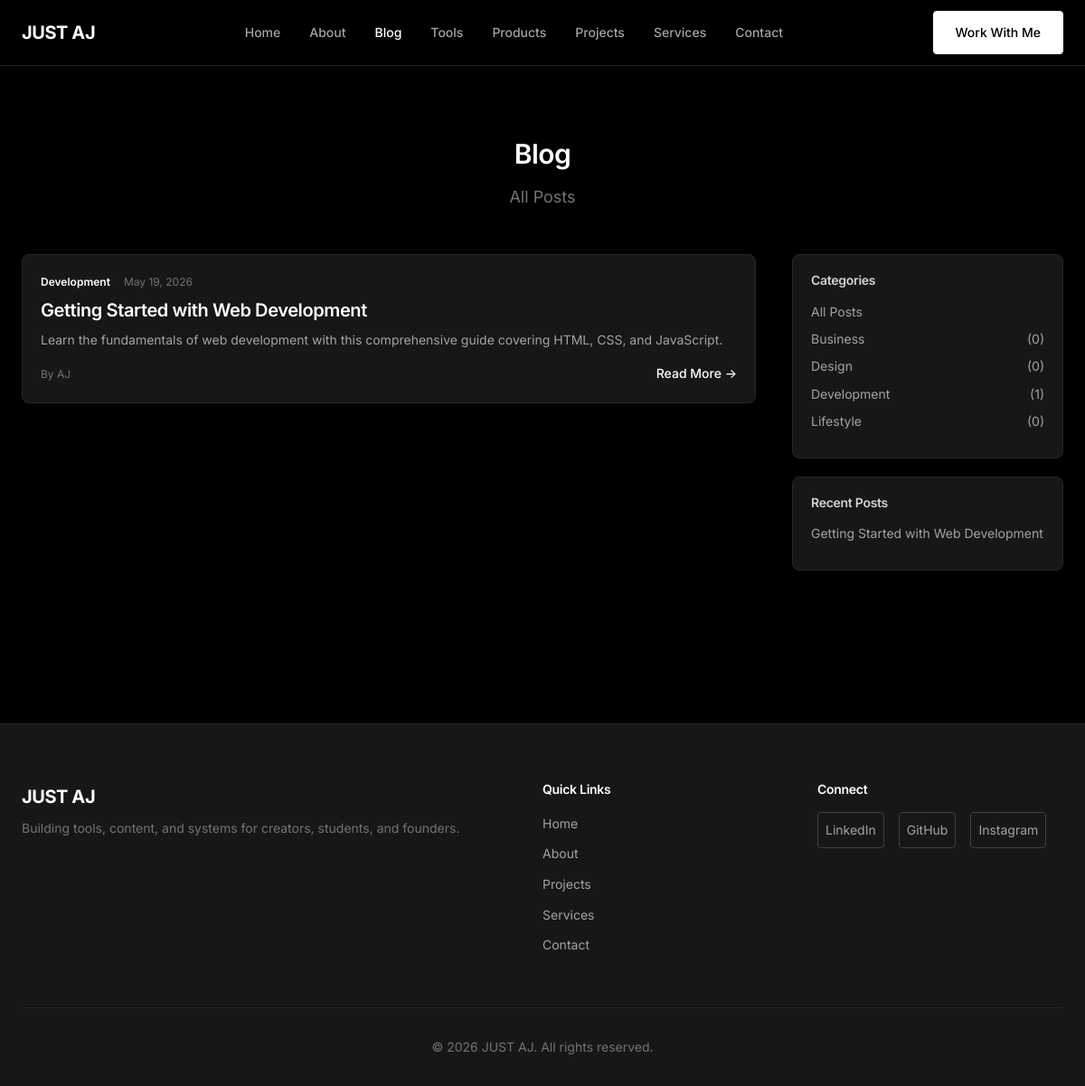
/blog/index.php, run on the app's committed database.
### tables this page shows
CREATE TABLE `settings` (
    `id` INT(11) NOT NULL AUTO_INCREMENT,
    `setting_key` VARCHAR(255) NOT NULL,
    `setting_value` TEXT,
    PRIMARY KEY (`id`),
    UNIQUE KEY `setting_key` (`setting_key`)
);

CREATE TABLE `blog_posts` (
    `id` INT(11) NOT NULL AUTO_INCREMENT,
    `title` VARCHAR(255) NOT NULL,
    `slug` VARCHAR(255) NOT NULL,
    `content` LONGTEXT,
    `excerpt` TEXT,
    `featured_image` VARCHAR(500),
    `category_id` INT(11),
    `author_id` INT(11),
    `status` ENUM('draft', 'published', 'scheduled', 'archived') DEFAULT 'draft',
    `featured` ENUM('yes', 'no') DEFAULT 'no',
    `view_count` INT(11) DEFAULT 0,
    `published_at` TIMESTAMP NULL,
    `created_at` TIMESTAMP DEFAULT CURRENT_TIMESTAMP,
    `updated_at` TIMESTAMP DEFAULT CURRENT_TIMESTAMP ON UPDATE CURRENT_TIMESTAMP,
    PRIMARY KEY (`id`),
    UNIQUE KEY `slug` (`slug`),
    KEY `status` (`status`),
    KEY `category_id` (`category_id`),
    KEY `published_at` (`published_at`)
);

CREATE TABLE `blog_categories` (
    `id` INT(11) NOT NULL AUTO_INCREMENT,
    `name` VARCHAR(255) NOT NULL,
    `slug` VARCHAR(255) NOT NULL,
    `description` TEXT,
    `created_at` TIMESTAMP DEFAULT CURRENT_TIMESTAMP,
    PRIMARY KEY (`id`),
    UNIQUE KEY `slug` (`slug`)
);

### includes/functions.php (called while the page is built, shortened)
<?php
function getSetting($key, $default = '') {
    global $pdo;
    $stmt = $pdo->prepare('SELECT setting_value FROM settings WHERE setting_key = ?');
    $stmt->execute([$key]);
    $result = $stmt->fetch();
    return $result ? $result['setting_value'] : $default;
}
function formatDate($date, $format = 'M d, Y') {
    return date($format, strtotime($date));
}
function truncate($text, $length = 100) {
    return $text;
}
function getBlogPosts($page = 1, $perPage = 10, $categoryId = null, $tagId = null) {
    global $pdo;
    $offset = ($page - 1) * $perPage;
    $where = 'WHERE bp.status = "published"';
    $params = [];
    $sql = "SELECT bp.*, bc.name as category_name, bc.slug as category_slug, au.name as author_name
            FROM blog_posts bp
            LEFT JOIN blog_categories bc ON bp.category_id = bc.id
            LEFT JOIN admin_users au ON bp.author_id = au.id
            $where
            ORDER BY bp.published_at DESC
            LIMIT $perPage OFFSET $offset";
    $stmt = $pdo->prepare($sql);
    $stmt->execute($params);
    return $stmt->fetchAll();
}
function getBlogCategories() {
    global $pdo;
    return $pdo->query('SELECT bc.*, COUNT(bp.id) as post_count
                        FROM blog_categories bc
                        LEFT JOIN blog_posts bp ON bc.id = bp.category_id AND bp.status = "published"
                        GROUP BY bc.id
                        ORDER BY bc.name')->fetchAll();
}

### blog/index.php (the view, shortened to what this page needs)
<?php
$currentPage = 'blog';
require_once '../includes/header.php';
$page = isset($_GET['page']) ? (int)$_GET['page'] : 1;
$perPage = (int)getSetting('blog_posts_per_page', 10);
$categorySlug = isset($_GET['category']) ? sanitize($_GET['category']) : null;
$categoryId = null;
$tagId = null;
$filterTitle = 'All Posts';
$posts = getBlogPosts($page, $perPage, $categoryId, $tagId);
$categories = getBlogCategories();
$recentPosts = getBlogPosts(1, 5);
?>
<section class="section">
    <div class="container">
        <div class="section-header">
            <h1 class="section-title">Blog</h1>
            <p class="section-subtitle"><?php echo htmlspecialchars($filterTitle); ?></p>
        </div>
        <div class="blog-layout">
            <div class="blog-main">
                <?php if (!empty($posts)): ?>
                <div class="posts-grid">
                    <?php foreach ($posts as $post): ?>
                    <article class="post-card">
                        <div class="post-content">
                            <div class="post-meta">
                                <?php if ($post['category_name']): ?>
                                <a href="<?php echo SITE_URL; ?>/blog/?category=<?php echo $post['category_slug']; ?>" class="post-category">
                                    <?php echo htmlspecialchars($post['category_name']); ?>
                                </a>
                                <?php endif; ?>
                                <span class="post-date"><?php echo formatDate($post['published_at'] ?? $post['created_at']); ?></span>
                            </div>
                            <h2 class="post-title">
                                <a href="<?php echo SITE_URL; ?>/blog/<?php echo $post['slug']; ?>"><?php echo htmlspecialchars($post['title']); ?></a>
                            </h2>
                            <p class="post-excerpt"><?php echo htmlspecialchars(truncate($post['excerpt'], 150)); ?></p>
                            <div class="post-footer">
                                <span class="post-author">By <?php echo htmlspecialchars($post['author_name'] ?? 'AJ'); ?></span>
                                <a href="<?php echo SITE_URL; ?>/blog/<?php echo $post['slug']; ?>" class="read-more">Read More →</a>
                            </div>
                        </div>
                    </article>
                    <?php endforeach; ?>
                </div>
                <?php endif; ?>
            </div>
            <aside class="blog-sidebar">
                <div class="sidebar-widget">
                    <h3 class="widget-title">Categories</h3>
                    <ul class="category-list">
                        <li><a href="<?php echo SITE_URL; ?>/blog/">All Posts</a></li>
                        <?php foreach ($categories as $cat): ?>
                        <li>
                            <a href="<?php echo SITE_URL; ?>/blog/?category=<?php echo $cat['slug']; ?>"
                               class="<?php echo $categorySlug === $cat['slug'] ? 'active' : ''; ?>">
                                <?php echo htmlspecialchars($cat['name']); ?>
                                <span>(<?php echo $cat['post_count']; ?>)</span>
                            </a>
                        </li>
                        <?php endforeach; ?>
                    </ul>
                </div>
                <div class="sidebar-widget">
                    <h3 class="widget-title">Recent Posts</h3>
                    <ul class="recent-posts-list">
                        <?php foreach (array_slice($recentPosts, 0, 5) as $recent): ?>
                        <li>
                            <a href="<?php echo SITE_URL; ?>/blog/<?php echo $recent['slug']; ?>">
                                <?php echo htmlspecialchars($recent['title']); ?>
                            </a>
                        </li>
                        <?php endforeach; ?>
                    </ul>
                </div>
            </aside>
        </div>
    </div>
</section>
<?php require_once '../includes/footer.php'; ?>

### includes/header.php (shortened to what this page needs)
<?php
require_once __DIR__ . '/db.php';
require_once __DIR__ . '/functions.php';
$siteName = getSetting('site_name', 'JUST AJ');
?>
<!DOCTYPE html>
<html lang="en">
<head>
    <link rel="stylesheet" href="<?php echo SITE_URL; ?>/assets/css/style.css">
    <link rel="stylesheet" href="https://cdnjs.cloudflare.com/ajax/libs/font-awesome/6.5.1/css/all.min.css">
</head>
<body>
    <header class="site-header">
        <div class="container header-inner">
            <a href="<?php echo SITE_URL; ?>" class="logo">
                <span class="logo-text"><?php echo htmlspecialchars($siteName); ?></span>
            </a>
            <nav class="main-nav">
                <ul class="nav-list">
                    <li><a href="<?php echo SITE_URL; ?>" class="<?php echo $currentPage === 'home' ? 'active' : ''; ?>">Home</a></li>
                    <li><a href="<?php echo SITE_URL; ?>/about.php" class="<?php echo $currentPage === 'about' ? 'active' : ''; ?>">About</a></li>
                    <li><a href="<?php echo SITE_URL; ?>/blog/" class="<?php echo $currentPage === 'blog' ? 'active' : ''; ?>">Blog</a></li>
                    <li><a href="<?php echo SITE_URL; ?>/tools/" class="<?php echo $currentPage === 'tools' ? 'active' : ''; ?>">Tools</a></li>
                    <li><a href="<?php echo SITE_URL; ?>/products/" class="<?php echo $currentPage === 'products' ? 'active' : ''; ?>">Products</a></li>
                    <li><a href="<?php echo SITE_URL; ?>/projects.php" class="<?php echo $currentPage === 'projects' ? 'active' : ''; ?>">Projects</a></li>
                    <li><a href="<?php echo SITE_URL; ?>/services.php" class="<?php echo $currentPage === 'services' ? 'active' : ''; ?>">Services</a></li>
                    <li><a href="<?php echo SITE_URL; ?>/contact.php" class="<?php echo $currentPage === 'contact' ? 'active' : ''; ?>">Contact</a></li>
                </ul>
            </nav>
            <a href="<?php echo SITE_URL; ?>/contact.php" class="btn btn-primary cta-btn">Work With Me</a>
        </div>
    </header>
    <main class="main-content">

### includes/footer.php (shortened to what this page needs)
</main>
    <footer class="site-footer">
        <div class="container">
            <div class="footer-inner">
                <div class="footer-brand">
                    <span class="logo-text"><?php echo htmlspecialchars(getSetting('site_name', 'JUST AJ')); ?></span>
                    <p class="footer-tagline"><?php echo htmlspecialchars(getSetting('site_tagline', '')); ?></p>
                </div>
                <div class="footer-links">
                    <h4>Quick Links</h4>
                    <ul>
                        <li><a href="<?php echo SITE_URL; ?>">Home</a></li>
                        <li><a href="<?php echo SITE_URL; ?>/about.php">About</a></li>
                        <li><a href="<?php echo SITE_URL; ?>/projects.php">Projects</a></li>
                        <li><a href="<?php echo SITE_URL; ?>/services.php">Services</a></li>
                        <li><a href="<?php echo SITE_URL; ?>/contact.php">Contact</a></li>
                    </ul>
                </div>
                <div class="footer-social">
                    <h4>Connect</h4>
                    <div class="social-links">
                        <a href="<?php echo getSetting('linkedin_url', '#'); ?>" target="_blank" rel="noopener" class="social-link">LinkedIn</a>
                        <a href="<?php echo getSetting('github_url', '#'); ?>" target="_blank" rel="noopener" class="social-link">GitHub</a>
                        <a href="<?php echo getSetting('instagram_url', '#'); ?>" target="_blank" rel="noopener" class="social-link">Instagram</a>
                    </div>
                </div>
            </div>
            <div class="footer-bottom">
                <p>&copy; <?php echo date('Y'); ?> <?php echo htmlspecialchars(getSetting('site_name', 'JUST AJ')); ?>. All rights reserved.</p>
            </div>
        </div>
    </footer>
</body>
</html>

### blog/index.php (style rules this page uses)
.blog-layout { display: grid; grid-template-columns: 1fr 300px; gap: 40px; }
.posts-grid { display: grid; gap: 30px; }
.post-card { background: var(--color-gray-900); border: 1px solid var(--color-gray-800); border-radius: 8px; overflow: hidden; }
.post-content { padding: 20px; }
.post-meta { display: flex; gap: 15px; margin-bottom: 10px; font-size: 12px; }
.post-category { color: var(--color-white); font-weight: 600; }
.post-date { color: var(--color-gray-500); }
.post-title { font-size: 20px; margin-bottom: 10px; }
.post-excerpt { color: var(--color-gray-400); font-size: 14px; margin-bottom: 15px; line-height: 1.6; }
.post-footer { display: flex; justify-content: space-between; align-items: center; }
.post-author { font-size: 12px; color: var(--color-gray-500); }
.read-more { font-size: 14px; font-weight: 500; }
.sidebar-widget { background: var(--color-gray-900); border: 1px solid var(--color-gray-800); border-radius: 8px; padding: 20px; margin-bottom: 20px; }
.widget-title { font-size: 14px; font-weight: 600; margin-bottom: 15px; color: var(--color-gray-300); }
.category-list, .recent-posts-list { list-style: none; }
.category-list li, .recent-posts-list li { margin-bottom: 8px; }
.category-list a, .recent-posts-list a { display: flex; justify-content: space-between; font-size: 14px; color: var(--color-gray-400); }

### data on the page
settings: setting_value "JUST AJ"
blog_posts: blog_categories.name "Development", published_at "May 19, 2026", title "Getting Started with Web Development", excerpt "Learn the fundamentals of web development with this comprehensive guide covering HTML, CSS, and JavaScript.", author.name "AJ"
blog_categories: name "Business", post_count "0"
blog_categories: name "Design", post_count "0"
blog_categories: name "Development", post_count "1"
blog_categories: name "Lifestyle", post_count "0"
settings: setting_value "Building tools, content, and systems for creators, students, and founders."

### other printed values
$filterTitle "All Posts"
